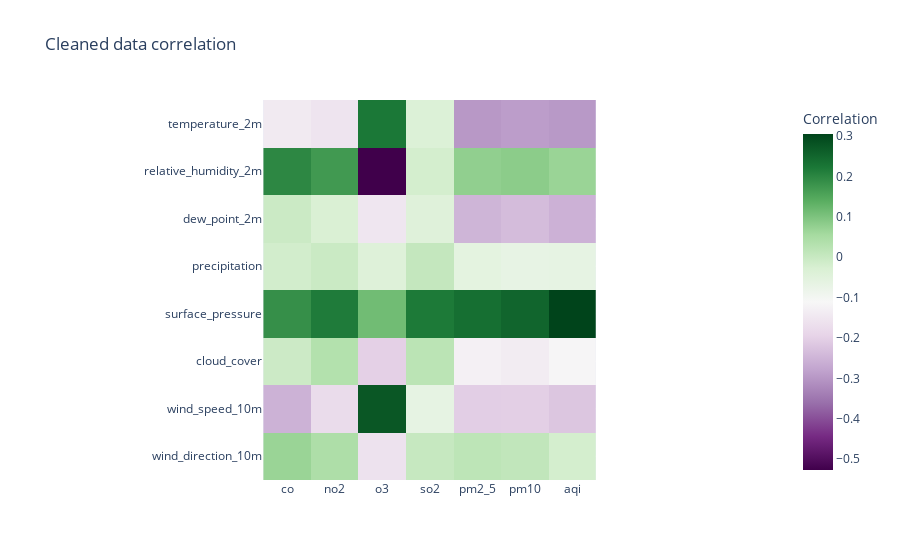

Notebook code cell kept with this figure:
### Markdown cell above
Correlation of dropped data

### Code cell
plotCorrelationMatrix(dropped_weather_df, dropped_air_df, "Cleaned data correlation")

### Figure 1 — Plotly figure (JSON) as saved in the notebook; plotly's stock layout.template omitted (floating-point values rounded to 4 significant figures)
{"data": [{"coloraxis": "coloraxis", "hovertemplate": "x: %{x}<br>y: %{y}<br>Correlation: %{z}<extra></extra>", "name": "0", "type": "heatmap", "x": ["co", "no2", "o3", "so2", "pm2_5", "pm10", "aqi"], "xaxis": "x", "y": ["temperature_2m", "relative_humidity_2m", "dew_point_2m", "precipitation", "surface_pressure", "cloud_cover", "wind_speed_10m", "wind_direction_10m"], "yaxis": "y", "z": [[-0.1425, -0.1552, 0.2218, -0.03641, -0.2976, -0.2897, -0.2967], [0.198, 0.171, -0.5267, -0.01996, 0.07794, 0.08398, 0.06799], [-0.004455, -0.03099, -0.1515, -0.04452, -0.2494, -0.2365, -0.2556], [-0.01674, -0.00292, -0.04072, 0.006913, -0.0585, -0.06618, -0.06512], [0.1858, 0.2164, 0.1135, 0.2191, 0.236, 0.2523, 0.3048], [-0.005919, 0.03347, -0.2013, 0.02131, -0.1281, -0.136, -0.1147], [-0.2543, -0.1762, 0.2749, -0.0638, -0.2046, -0.2029, -0.2191], [0.068, 0.0424, -0.1606, 0.002859, 0.01724, 0.0112, -0.02006]]}], "layout": {"coloraxis": {"colorbar": {"title": {"text": "Correlation"}}, "colorscale": [[0, "rgb(64,0,75)"], [0.1, "rgb(118,42,131)"], [0.2, "rgb(153,112,171)"], [0.3, "rgb(194,165,207)"], [0.4, "rgb(231,212,232)"], [0.5, "rgb(247,247,247)"], [0.6, "rgb(217,240,211)"], [0.7, "rgb(166,219,160)"], [0.8, "rgb(90,174,97)"], [0.9, "rgb(27,120,55)"], [1, "rgb(0,68,27)"]]}, "title": {"text": "Cleaned data correlation"}, "xaxis": {"anchor": "y", "constrain": "domain", "domain": [0, 1], "scaleanchor": "y"}, "yaxis": {"anchor": "x", "autorange": "reversed", "constrain": "domain", "domain": [0, 1]}}}
